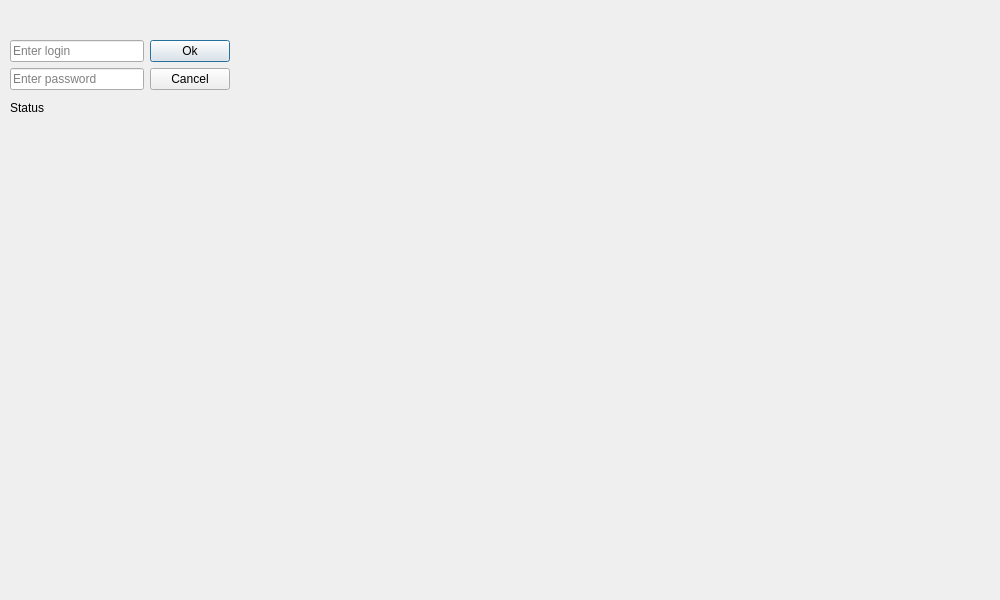
<?xml version="1.0" encoding="UTF-8"?>
<ui version="4.0">
 <class>customerlogin</class>
 <widget class="QDialog" name="customerlogin">
  <property name="geometry">
   <rect>
    <x>0</x>
    <y>0</y>
    <width>1000</width>
    <height>600</height>
   </rect>
  </property>
  <property name="windowTitle">
   <string>Customer authentification</string>
  </property>
  <widget class="QWidget" name="layoutWidget">
   <property name="geometry">
    <rect>
     <x>10</x>
     <y>40</y>
     <width>220</width>
     <height>79</height>
    </rect>
   </property>
   <layout class="QVBoxLayout" name="verticalLayout_2">
    <item>
     <layout class="QVBoxLayout" name="verticalLayout">
      <item>
       <layout class="QHBoxLayout" name="horizontalLayout">
        <item>
         <widget class="QLineEdit" name="txtl">
          <property name="maxLength">
           <number>25</number>
          </property>
          <property name="placeholderText">
           <string>Enter login</string>
          </property>
         </widget>
        </item>
        <item>
         <widget class="QPushButton" name="pushButton">
          <property name="text">
           <string>Ok</string>
          </property>
         </widget>
        </item>
       </layout>
      </item>
      <item>
       <layout class="QHBoxLayout" name="horizontalLayout_2">
        <item>
         <widget class="QLineEdit" name="txtp">
          <property name="maxLength">
           <number>25</number>
          </property>
          <property name="echoMode">
           <enum>QLineEdit::Password</enum>
          </property>
          <property name="placeholderText">
           <string>Enter password</string>
          </property>
         </widget>
        </item>
        <item>
         <widget class="QPushButton" name="pushButton_2">
          <property name="text">
           <string>Cancel</string>
          </property>
         </widget>
        </item>
       </layout>
      </item>
     </layout>
    </item>
    <item>
     <widget class="QLabel" name="lstatus">
      <property name="text">
       <string>Status</string>
      </property>
     </widget>
    </item>
   </layout>
  </widget>
 </widget>
 <resources/>
 <connections/>
</ui>
